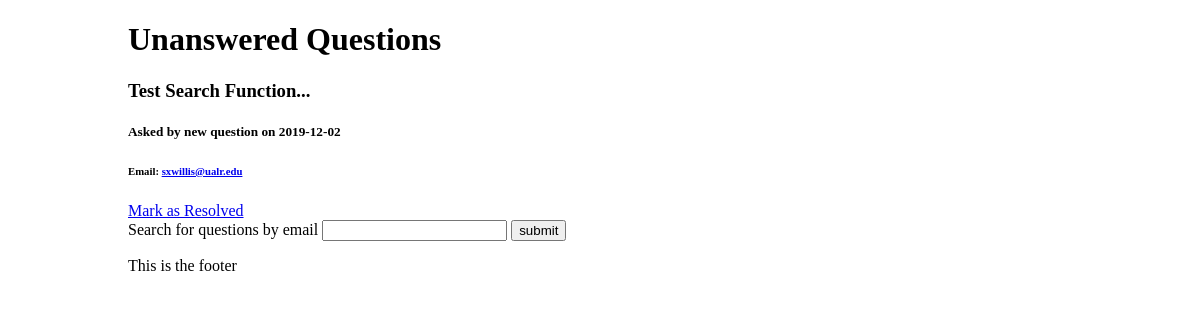
Screenshot of /view_questions.php (signed in) with the database file from the repository.
### tables this page shows
CREATE TABLE IF NOT EXISTS `questions` (
  `question_id` int(11) NOT NULL AUTO_INCREMENT,
  `name` varchar(255) NOT NULL,
  `email` varchar(255) NOT NULL,
  `question` text NOT NULL,
  `date_asked` date NOT NULL,
  `resolved` tinyint(1) NOT NULL,
  PRIMARY KEY (`question_id`)
);

### db_connect.php (called while the page is built, shortened)
<?php
    function isAdmin(){
        if (isset($_SESSION["role"])) {
            if ($_SESSION["role"] == "admin") {
                return true;
            }else{
                return false;
            }
        }
    }
?>

### view_questions.php (the view, shortened to what this page needs)
<?php
include("db_connect.php");
include('header.php');
if (!isAdmin()) {
    header("location: access_denied.php");
} else {
    echo "<h1>Unanswered Questions</h1>";
    $sql = "SELECT * FROM questions WHERE resolved = 0";
    $result = $conn->query($sql);
    while ($row = $result->fetch_assoc()) {
        echo "<div class='question_block'>";
        echo "<h3>" . $row["question"] . "</h3>";
        echo "<h5>Asked by " . $row["name"] . " on " . $row["date_asked"] . "</h5>";
        echo "<h6>Email: <a href='mailto:" . $row["email"] . "'>" . $row["email"] . "</a></h6>";
        echo "<a href='view_questions.php?id=" . $row["question_id"] . "'>Mark as Resolved</a>";
        echo "</div>";
    }
}
?>
<form method='POST' action='view_questions.php'>
    <label for='search_email'>Search for questions by email</label>
    <input type='text' name='search_email' id='search_email'>
    <input type='submit' value='submit'>
</form>
<?php
include("footer.php");
?>

### css/style.css (style rules this page uses)
html { width:80%; margin:auto; }
body { width:100%; background-color: #fff }

### rows the page displays
questions: question "Test Search Function...", name "new question", date_asked "2019-12-02", email "sxwillis@ualr.edu"
